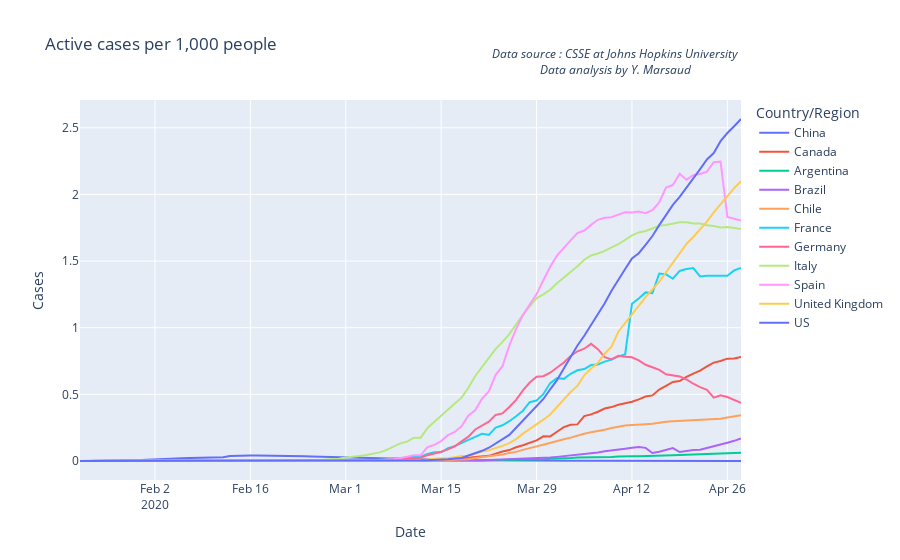
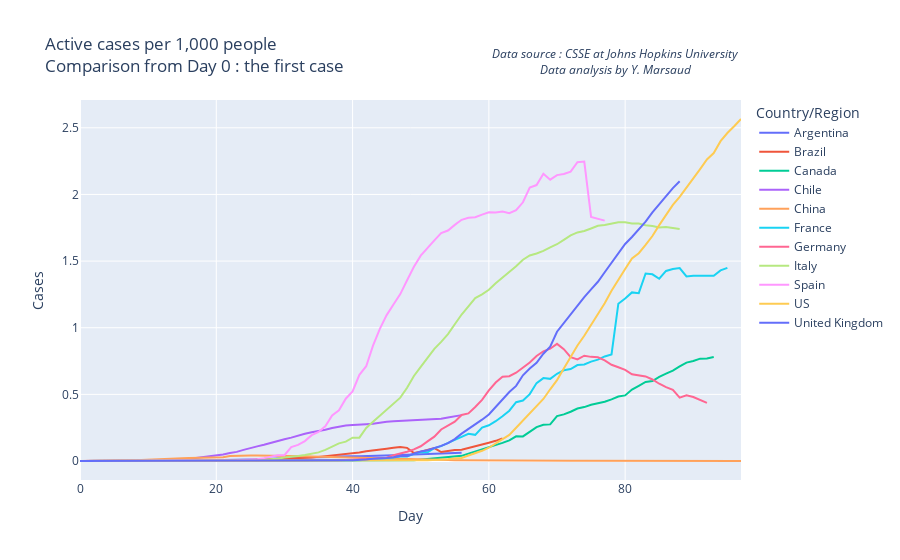

Notebook code for these charts, in order:
### Markdown cell above
#### Normalization of cases for comparison

### Code cell
meta = prepare_metadata('Active')
#meta_to_html(meta)
active_norm = normalize(active,n) 
#death_norm.plot(title=title) 
#plot_with_plotly(active_norm,meta)
timeseries_with_plotly(active_norm,meta)
firstcase_compare_plot(active_norm,'Active')
